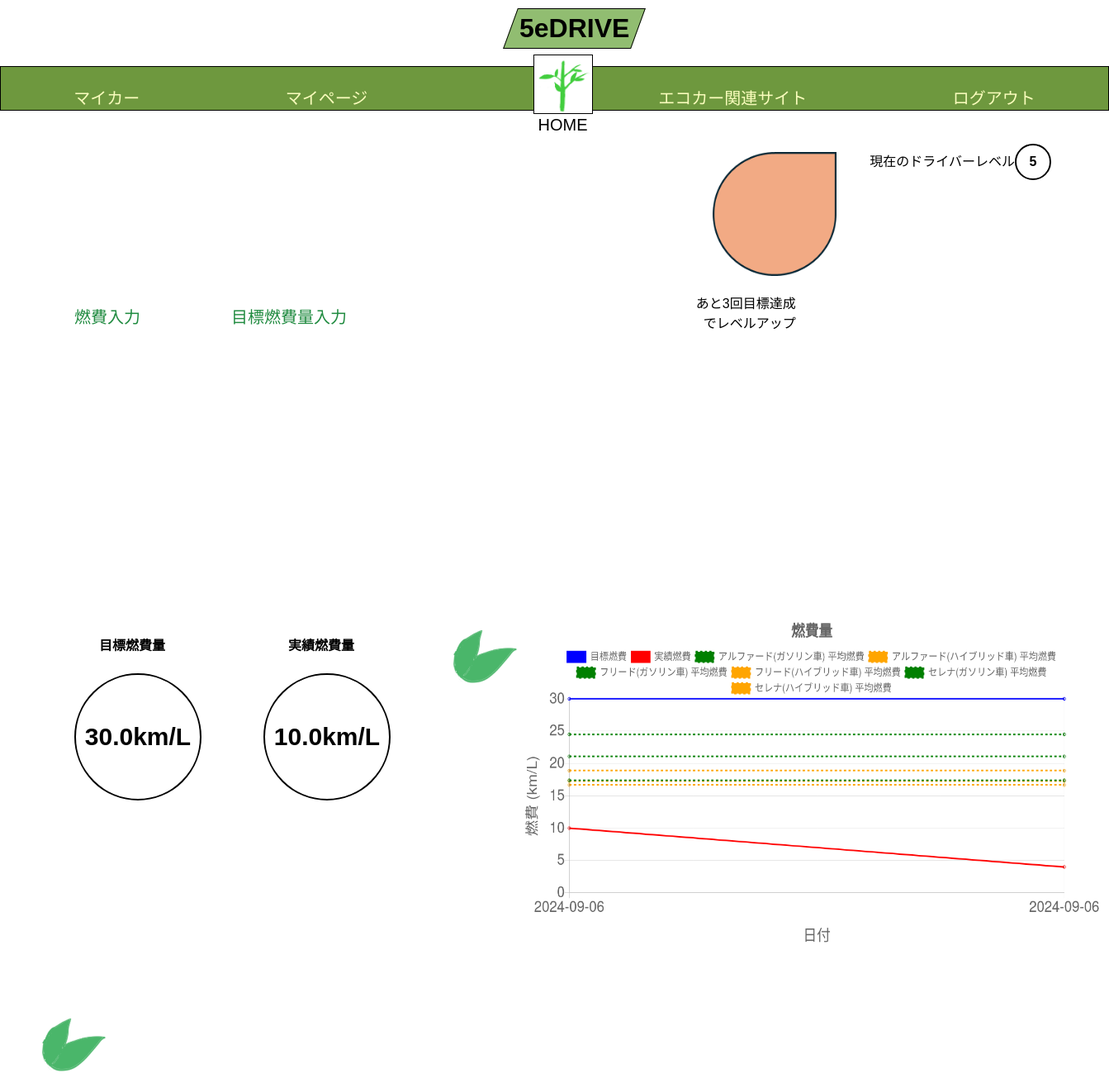
/Edrive/home/ (signed in), run on an earlier commit of the app's database.
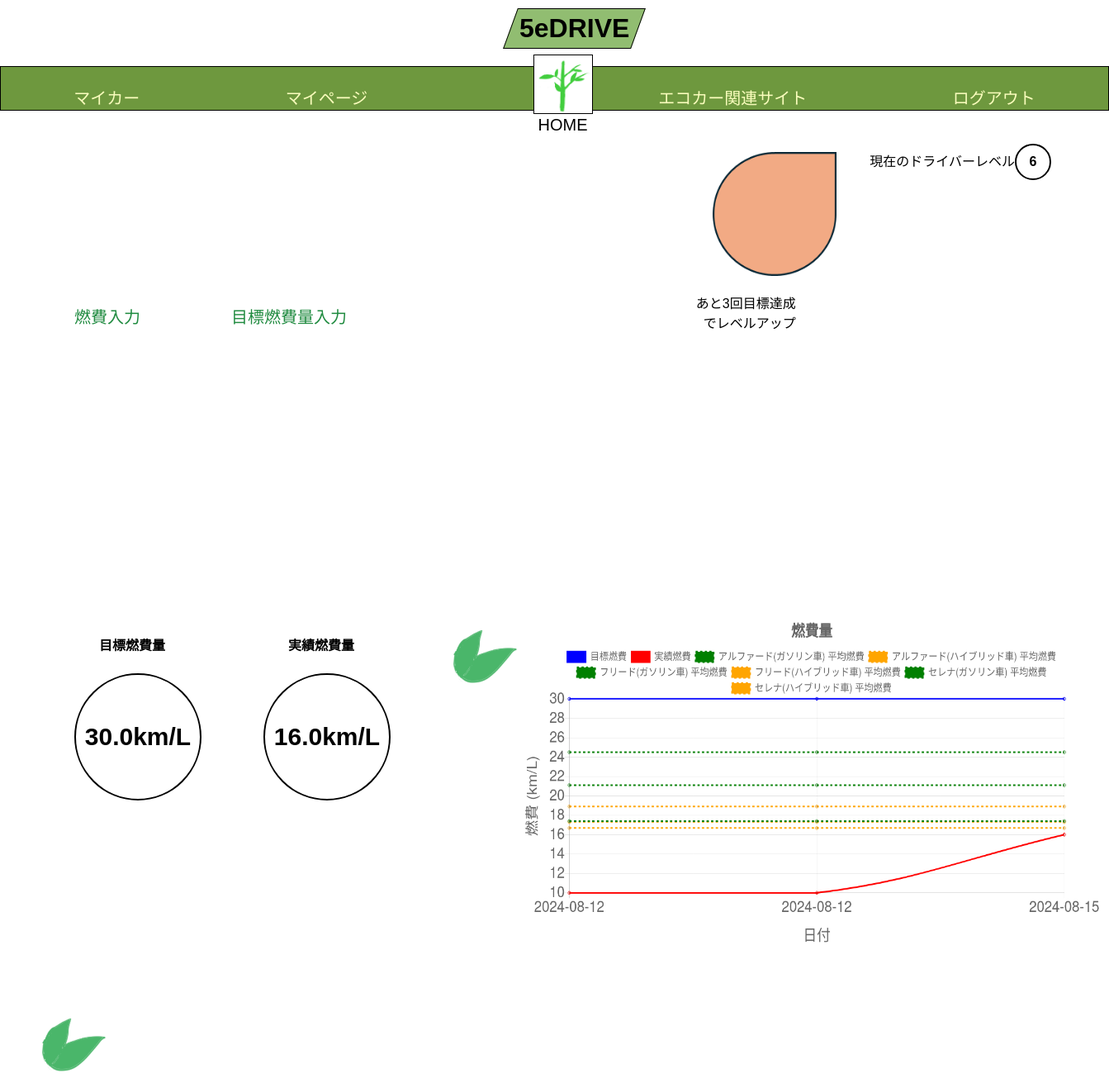
And on a later commit of the database.
### Edrive/models.py (models this page shows, shortened)
class BaseModel(models.Model):
    created_at = models.DateTimeField(auto_now_add=True)
    updated_at = models.DateTimeField(auto_now=True)
    class Meta:
        abstract = True

class User(AbstractBaseUser, PermissionsMixin, BaseModel):
    name = models.CharField(max_length=1000, default='default_name')
    user_name = models.CharField(max_length=50)
    password = models.CharField(max_length=200)
    licence_expiry_on = models.DateField(null=True)
    driver_level = models.IntegerField(default=1)
    target_achievement_count = models.IntegerField(default=0)
    email = models.EmailField(max_length=255, unique=True)
    is_active = models.BooleanField(default=True)
    is_staff = models.BooleanField(default=False)
    groups = models.ManyToManyField(
        'auth.Group',
        related_name='edrive_user_set',  # 追加
        blank=True,
        help_text='The groups this user belongs to.',
        verbose_name='groups'
    )
    user_permissions = models.ManyToManyField(
        'auth.Permission',
        related_name='edrive_user_set',  # 追加
        blank=True,
        help_text='Specific permissions for this user.',
        verbose_name='user permissions'
    )
    USERNAME_FIELD = 'email'
    REQUIRED_FIELDS = ['user_name']
    objects = UserManager()

class FuelRecord(models.Model):
    my_car = models.ForeignKey(MyCar, on_delete=models.CASCADE, default=1)
    distance = models.FloatField(verbose_name="走行距離 (km)")
    fuel_amount = models.FloatField(verbose_name="給油量 (L)")
    fuel_efficiency = models.FloatField(verbose_name="燃費 (km/L)", blank=True, null=True, editable=False)
    date = models.DateField(verbose_name="日付", default=timezone.now)
    created_at = models.DateTimeField(auto_now_add=True, null=True)  # auto_now_add=True を削除
    updated_at = models.DateTimeField(auto_now=True,null=True)
    class Meta:
        db_table = 'fuel_records'

### Edrive/views.py (the view)
# urls.py: path('home/',HomeView.as_view(), name = 'home'),
class HomeView(LoginRequiredMixin,View):
    template_name = 'home.html'
    def get(self, request, *args, **kwargs):
        user = request.user
        try:
            user_instance = User.objects.get(email=user.email)
        except User.DoesNotExist:
            user_instance = None
        if user_instance is None:
            return render(request, self.template_name)
        my_cars = MyCar.objects.filter(user=user_instance)if MyCar.objects.filter(user=user_instance).exists() else []
        fuel_records = FuelRecord.objects.filter(my_car__user=user_instance, fuel_efficiency__isnull=False).order_by('date')
        latest_fuel_record = fuel_records.last() if fuel_records.exists() else None
        remaining_targets = 5 - user_instance.target_achievement_count
        target_efficiency_data = []
        achieved_efficiency_data = []
        dates = []
        average_fuel_efficiencies = []
        for record in fuel_records:
            target_efficiency_data.append(record.my_car.target_fuel_efficiency)
            achieved_efficiency_data.append(record.fuel_efficiency)
            dates.append(record.date.strftime('%Y-%m-%d'))
        car_groups = []
        for my_car in my_cars:
            car_group = my_car.car_model.car_group
            car_groups.append(car_group)
        car_groups = set(car_groups)
        average_fuel_efficiencies = []
        for group in car_groups:
            car_models_in_group = CarModel.objects.filter(car_group=group)
            for car_model in car_models_in_group:
                average_fuel_efficiencies.append({
                    'car_model_name': car_model.car_model_name,
                    'average_fuel_efficiency': car_model.average_fuel_efficiency,
                    'engine_type': car_model.engine_type,  # car_typeを追加
                    'car_group': car_model.car_group,  # car_groupも追加
                })
        available_fonts = fm.findSystemFonts(fontpaths=None, fontext='ttf')
        font_names = [fm.FontProperties(fname=font).get_name() for font in available_fonts]
        plt.switch_backend('Agg')  # バックエンドを変更
        fig, ax = plt.subplots()
        ax.plot( dates,target_efficiency_data,color='blue', label='目標燃費')
        ax.plot(dates, achieved_efficiency_data, color='red',label='実績燃費')
        for group_data in average_fuel_efficiencies:
            ax.axhline(y=group_data['average_fuel_efficiency'], color='green', linestyle='--', label=f'{group_data["car_model_name"]} 平均燃費')
        buf = io.BytesIO()
        plt.savefig(buf, format='png')
        buf.seek(0)
        graph_url = base64.b64encode(buf.getvalue()).decode('utf-8')
        buf.close()
        context = {
            'user': user_instance,
            'my_cars': my_cars,
            'fuel_records': fuel_records,
            'target_achievement_count': user_instance.target_achievement_count,
            'remaining_targets': remaining_targets,
            'target_efficiency_data': json.dumps(target_efficiency_data),
            'achieved_efficiency_data': json.dumps(achieved_efficiency_data),
            'average_fuel_efficiencies':json.dumps(average_fuel_efficiencies),
            'graph_url': graph_url,
            'latest_fuel_record': latest_fuel_record,
            'dates': json.dumps(dates),
        }
        return render(request, self.template_name, context)

### templates/home.html (shortened to what this page needs)
{% load static %}
<!DOCTYPE html>
<html lang="ja">
   <head>
      <link rel="stylesheet" href="{% static 'css/style.css' %}">
   </head>
   <body>
       <div class="parallelogram">
        <h1>5eDRIVE</h1>
        </div>
        <header class="header-container">
      <nav class="navbar navbar-expand-lg navbar-light bg-light">
        <a class="navbar-brand" href="{% url 'Edrive:my_car' user.pk %}">マイカー</a>
        <a class="navbar-brand" href="{% url 'Edrive:mypage' user.pk %}">マイページ</a>
        <div class="logo">
        <a href="{% url 'Edrive:home' %}" class="home-link">
             <img src = "{% get_media_prefix %}shinryoku.png"  alt = "ホーム">
             <p>HOME</p>
        </a>
        </div>
        <a class="navbar-brand" href="{% url 'Edrive:eco_car_site' %}">エコカー関連サイト</a>
        <a class="navbar-brand" href="{% url 'Edrive:logout' %}">ログアウト</a>
      </nav>
      </header>
    <div class="achievement-info">
    <div class="shape"><img src = "{% get_media_prefix %}driver.png"  alt = "しずく">
    <p class="achievement-text">あと{{ remaining_targets }}回目標達成<br>でレベルアップ</p>
    </div>
    <p>現在のドライバーレベル<span class="current-level">{{ user.driver_level }}</span></p>
    </div>
    <div class="nav-links">
    <a class="navbar-brand" href="{% url 'Edrive:records' user.pk %}">燃費入力</a>
    <a class="navbar-brand" href="{% url 'Edrive:target_fuelefficiency' user.pk %}">目標燃費量入力</a>
    </div>
    <div class="achievement-container">
        <div class="target-achievement">
            <h4>目標燃費量</h4>
    {% for my_car in my_cars %}
       {% if my_car.target_fuel_efficiency %}
         <div class="value">{{ my_car.target_fuel_efficiency }}km/L</div>
         {% endif %}
    {% endfor %}
    </div>
        <div class="actual-achievement">
            <h4>実績燃費量</h4>
       {% if latest_fuel_record %}
        <div class="value">{{ latest_fuel_record.fuel_efficiency }}km/L</div>
       {% else %}
        <div class="value">None</div>
       {% endif %}
         </div>
   <div class="you">
   <img src = "{% get_media_prefix %}you.png"  alt = "葉">
   </div>
   <canvas id="fuelEfficiencyChart" ></canvas>
   </div>
   <div class="you">
   <img src = "{% get_media_prefix %}you.png"  alt = "葉">
   </div>
</body>
</html>

What changed in the data, as far as the page shows it:
removed FuelRecord: fuel_efficiency "10.0"
changed User: driver_level "5" → "6"
added FuelRecord: fuel_efficiency "16.0"
Also different on the page:
chart data {{ target_efficiency_data|escapejs }}: [30.0, 30.0] → [30.0, 30.0, 30.0]
chart data {{ achieved_efficiency_data|escapejs }}: [10.0, 4.0] → [10.0, 10.0, 16.0]
